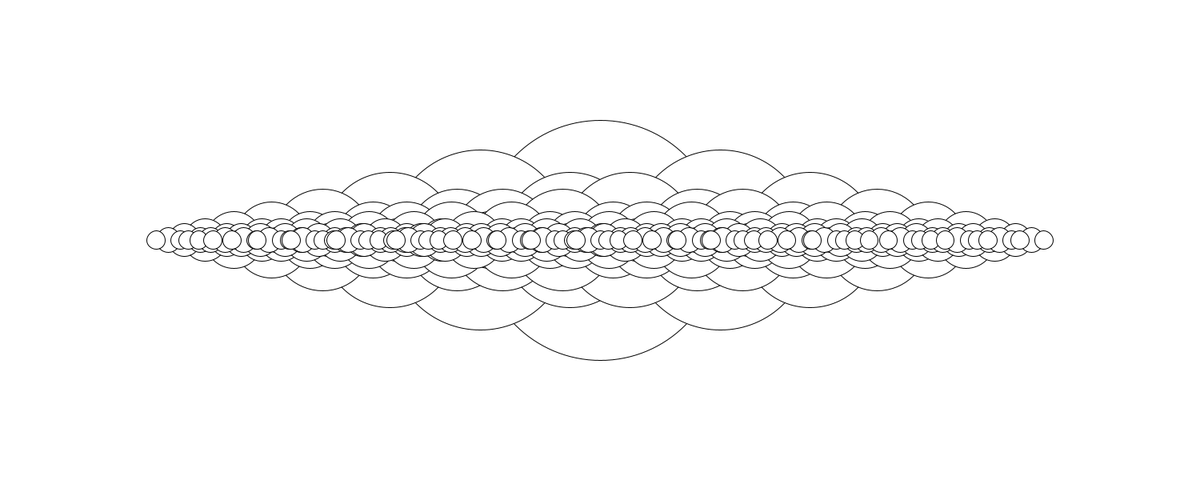
Frame 1 (no input)
Frame 60 (the mouse pressed at the canvas centre just before this capture): identical to frame 1, image omitted
Frame 120 (the mouse held since frame 60 and released just before this capture): identical to frame 1, image omitted

The Processing sketch that drew this single still picture (run headless with seeded random() and noise(); from frame 60 on, the mouse is pressed at the canvas centre):

// Processing sketch: recursionDemoForFaye
// ── recursionDemoForFaye.pde

void setup() {
  size(1500, 600);
  background(255);
  displayCircles(width/2, height/2, 300);
}

void draw() {
  
}

void displayCircles(float x, float y, float radius) {
  //exit clause
  if (radius > 20) {
    ellipse(x, y, radius, radius);
    displayCircles(x-radius/2, y, radius*0.75);
    displayCircles(x+radius/2, y, radius*0.75);
  }
}
